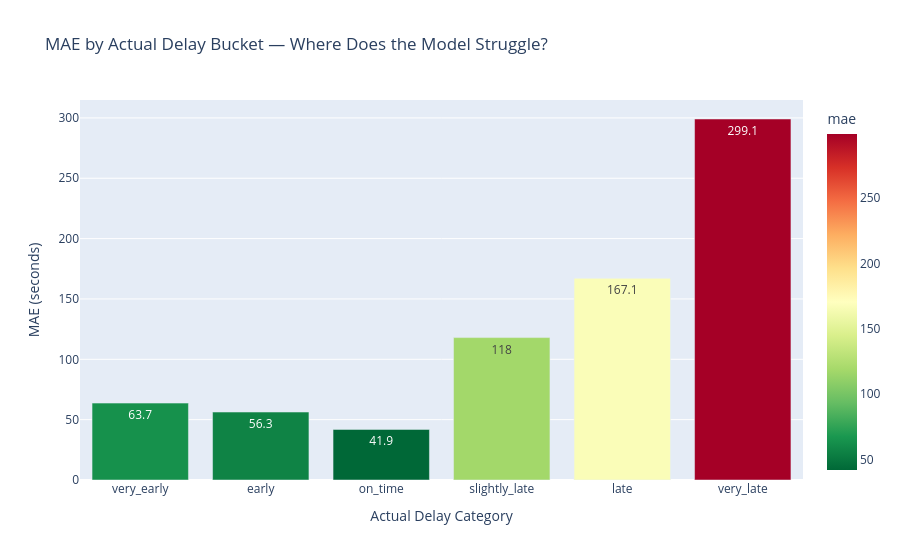

Here is the notebook cell this chart was saved with:
### Code cell
test_results["signed_error"] = test_results["predicted_delay"] - test_results["actual_delay"]

# Biggest over-predictions (predicted much later than actual)
print("TOP 10 OVER-PREDICTIONS (predicted late, was early):")
over = test_results.nlargest(10, "signed_error")[["route_name", "stop_name", "hour_of_day", "actual_delay", "predicted_delay", "signed_error"]]
print(over.to_string(index=False))

# Biggest under-predictions (predicted early, was late)
print("\nTOP 10 UNDER-PREDICTIONS (predicted early, was late):")
under = test_results.nsmallest(10, "signed_error")[["route_name", "stop_name", "hour_of_day", "actual_delay", "predicted_delay", "signed_error"]]
print(under.to_string(index=False))

# Error distribution by delay magnitude
test_results["delay_bucket"] = pd.cut(
    test_results["actual_delay"],
    bins=[-np.inf, -300, -60, 60, 300, 600, np.inf],
    labels=["very_early", "early", "on_time", "slightly_late", "late", "very_late"]
)

bucket_errors = test_results.groupby("delay_bucket", observed=True).agg(
    count=("abs_error", "count"),
    mae=("abs_error", "mean"),
    median_error=("abs_error", "median"),
).round(1)

print("\nError by Actual Delay Bucket:")
print(bucket_errors.to_string())

fig = px.bar(
    bucket_errors.reset_index(),
    x="delay_bucket",
    y="mae",
    text="mae",
    title="MAE by Actual Delay Bucket — Where Does the Model Struggle?",
    color="mae",
    color_continuous_scale="RdYlGn_r",
)
fig.update_layout(xaxis_title="Actual Delay Category", yaxis_title="MAE (seconds)")
fig.show()

### Figure 1 — Plotly figure (JSON) as saved in the notebook; plotly's stock layout.template omitted (floating-point values rounded to 4 significant figures)
{"data": [{"hovertemplate": "delay_bucket=%{x}<br>mae=%{marker.color}<extra></extra>", "legendgroup": "", "marker": {"color": [63.7, 56.3, 41.9, 118.0, 167.1, 299.1], "coloraxis": "coloraxis", "pattern": {"shape": ""}}, "name": "", "orientation": "v", "showlegend": false, "text": [63.7, 56.3, 41.9, 118.0, 167.1, 299.1], "textposition": "auto", "type": "bar", "x": ["very_early", "early", "on_time", "slightly_late", "late", "very_late"], "xaxis": "x", "y": [63.7, 56.3, 41.9, 118.0, 167.1, 299.1], "yaxis": "y"}], "layout": {"barmode": "relative", "coloraxis": {"colorbar": {"title": {"text": "mae"}}, "colorscale": [[0, "rgb(0,104,55)"], [0.1, "rgb(26,152,80)"], [0.2, "rgb(102,189,99)"], [0.3, "rgb(166,217,106)"], [0.4, "rgb(217,239,139)"], [0.5, "rgb(255,255,191)"], [0.6, "rgb(254,224,139)"], [0.7, "rgb(253,174,97)"], [0.8, "rgb(244,109,67)"], [0.9, "rgb(215,48,39)"], [1, "rgb(165,0,38)"]]}, "legend": {"tracegroupgap": 0}, "title": {"text": "MAE by Actual Delay Bucket — Where Does the Model Struggle?"}, "xaxis": {"anchor": "y", "domain": [0, 1], "title": {"text": "Actual Delay Category"}}, "yaxis": {"anchor": "x", "domain": [0, 1], "title": {"text": "MAE (seconds)"}}}}
